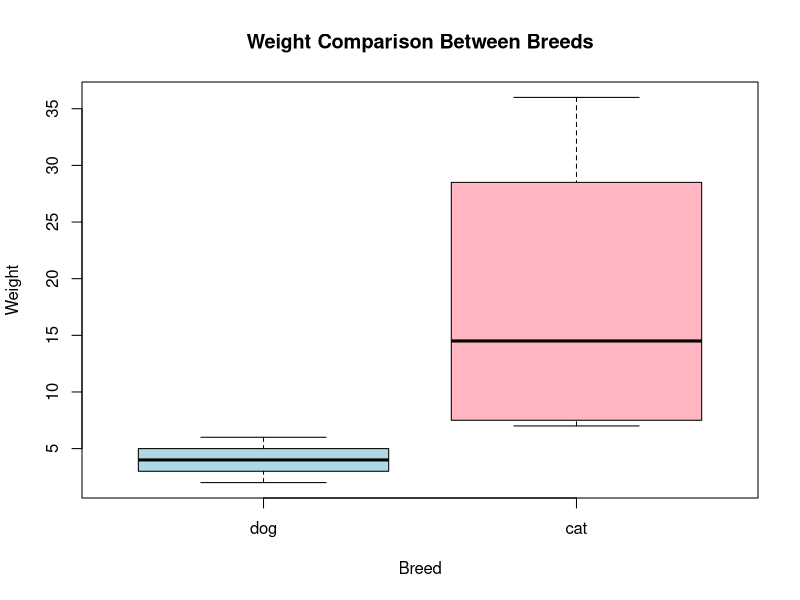

Generate this figure with R:
# --- Create the data frame ---
pets <- data.frame(
  Name = c("Flipper", "Bromley", "Nox", "Orion", "Dagger", "Zizi", "Carrie"),
  Months_old = c(53, 19, 34, 41, 84, 140, 109),
  Size = c("medium", "small", "medium", "large", "small", "extra small", "large"),
  Weight = c(21, 8, 4, 6, 7, 2, 36),
  Breed = c("dog", "dog", "cat", "cat", "dog", "cat", "dog")
)

print("Original Data Frame:")
print(pets)

# ---------------------------------------------------------
# (a) Invert the values for Breed
# ---------------------------------------------------------
# i.e., change 'dog' → 'cat' and 'cat' → 'dog'
# (b) Use factor level editing

# Ensure Breed is a factor
pets$Breed <- as.factor(pets$Breed)
# Swap the levels
levels(pets$Breed) <- rev(levels(pets$Breed))


print("After Inverting Breed:")
print(pets)

# ---------------------------------------------------------
# (c) Access a specific variable (like a column)
# ---------------------------------------------------------
print("Accessing the 'Weight' variable:")
print(pets$Weight)   # or pets[, "Weight"]

# ---------------------------------------------------------
# (d) Add a new column Age_in_years (Months_old / 12)
# ---------------------------------------------------------
pets$Age_in_years <- pets$Months_old / 12
print("Data Frame with Age_in_years:")
print(pets)

# ---------------------------------------------------------
# (e) Frequency table of Breed vs Size
# ---------------------------------------------------------
print("Frequency Table of Breed vs Size:")
print(table(pets$Breed, pets$Size))

# ---------------------------------------------------------
# (f) Average Weight grouped by Breed using aggregate()
# ---------------------------------------------------------
avg_weight <- aggregate(Weight ~ Breed, data = pets, FUN = mean)
print("Average Weight by Breed:")
print(avg_weight)

# ---------------------------------------------------------
# (g) Boxplot to visualize weight differences between breeds
# ---------------------------------------------------------
boxplot(Weight ~ Breed, data = pets,
        col = c("lightblue", "lightpink"),
        main = "Weight Comparison Between Breeds",
        xlab = "Breed",
        ylab = "Weight")